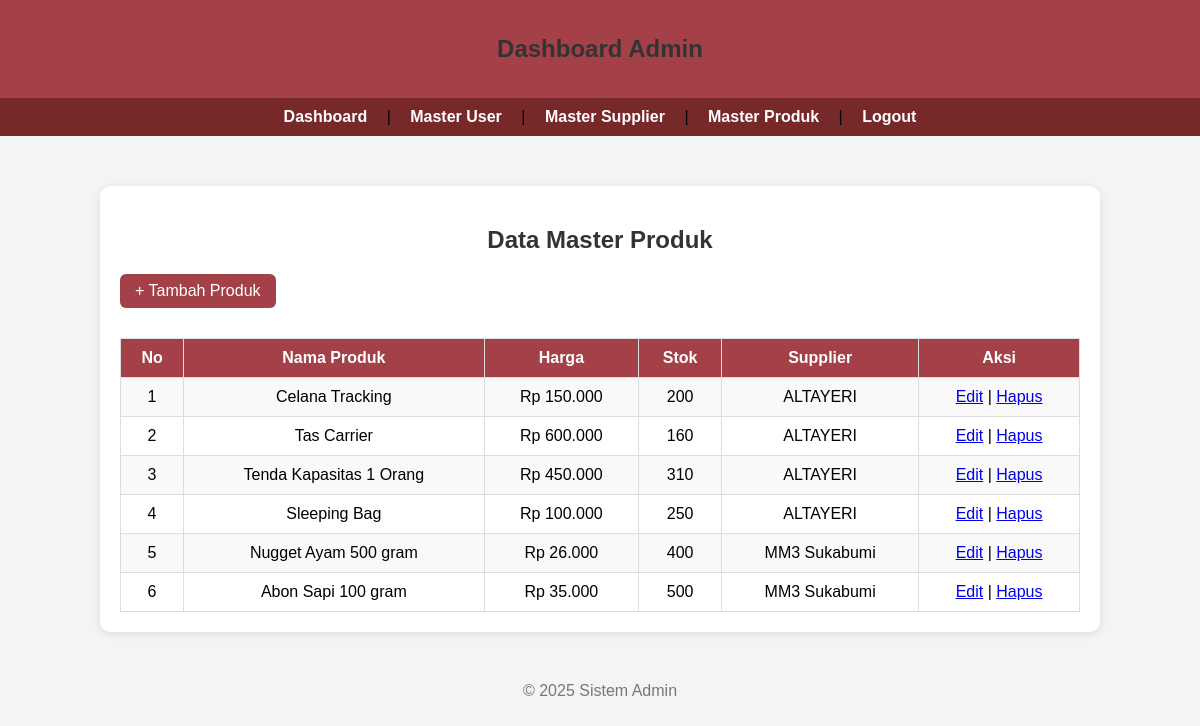
/master_product.php (signed in), run on the app's committed database.
### tables this page shows
CREATE TABLE `product` (
  `id` int(11) NOT NULL,
  `nama_product` varchar(100) NOT NULL,
  `harga` decimal(10,2) NOT NULL,
  `stok` int(11) NOT NULL,
  `id_supplier` int(11) DEFAULT NULL
);

CREATE TABLE `supplier` (
  `id` int(11) NOT NULL,
  `nama_supplier` varchar(100) NOT NULL,
  `alamat` text DEFAULT NULL,
  `telepon` varchar(20) DEFAULT NULL
);

### master_product.php (the view, shortened to what this page needs)
<?php
include 'koneksi.php';
?>
<!DOCTYPE html>
<html lang="id">
<head>
</head>
<body>
<header><h2>Dashboard Admin</h2></header>
<nav>
    <a href="admin_dashboard.php">Dashboard</a> |
    <a href="master_user.php">Master User</a> |
    <a href="master_supplier.php">Master Supplier</a> |
    <a href="master_product.php">Master Produk</a> |
    <a href="logout.php">Logout</a>
</nav>
<main>
    <h2>Data Master Produk</h2>
    <a href="tambah_product.php" class="add-btn">+ Tambah Produk</a>
    <table>
        <tr>
            <th>No</th>
            <th>Nama Produk</th>
            <th>Harga</th>
            <th>Stok</th>
            <th>Supplier</th>
            <th>Aksi</th>
        </tr>
        <?php
        $query = mysqli_query($conn, "SELECT p.*, s.nama_supplier
                                      FROM product p
                                      LEFT JOIN supplier s ON p.id_supplier = s.id
                                      ORDER BY p.id ASC");
        $no = 1;
        if (mysqli_num_rows($query) > 0) {
            while ($row = mysqli_fetch_assoc($query)) {
                echo "<tr>
                        <td>{$no}</td>
                        <td>{$row['nama_product']}</td>
                        <td>Rp " . number_format($row['harga'], 0, ',', '.') . "</td>
                        <td>{$row['stok']}</td>
                        <td>" . ($row['nama_supplier'] ?? '-') . "</td>
                        <td>
                            <a href='edit_product.php?id={$row['id']}'>Edit</a> |
                            <a href='hapus_product.php?id={$row['id']}' onclick='return confirm(\"Yakin ingin menghapus?\")'>Hapus</a>
                        </td>
                      </tr>";
                $no++;
            }
        } else {
            echo "<tr><td colspan='6'>Belum ada data produk.</td></tr>";
        }
        ?>
    </table>
</main>
<footer style="text-align:center;margin-top:40px;color:#777;">
    <p>&copy; <?= date("Y"); ?> Sistem Admin</p>
</footer>
</body>
</html>

### master_product.php (style rules this page uses)
body { font-family: Arial; background-color: #f3f4f6; margin: 0; padding: 0; }
header { background-color: #a34048; color: white; padding: 15px 0; text-align: center; }
nav { background-color: #772929; padding: 10px; text-align: center; }
nav a { color: white; margin: 0 15px; text-decoration: none; font-weight: bold; }
main { margin: 50px auto; width: 80%; background: white; border-radius: 10px; padding: 20px; box-shadow: 0 2px 8px rgba(0,0,0,0.1); }
h2 { text-align: center; color: #333; }
table { width: 100%; border-collapse: collapse; margin-top: 15px; }
th, td { border: 1px solid #ddd; padding: 10px; text-align: center; }
th { background-color: #a34048; color: white; }
tr:nth-child(even) { background-color: #f9f9f9; }
.add-btn { display: inline-block; background-color: #a34048; color: white; padding: 8px 15px; border-radius: 6px; text-decoration: none; margin-bottom: 15px; }

### data on the page
product: nama_product "Celana Tracking", harga "150.000", stok "200", id_supplier.nama_supplier "ALTAYERI"
product: nama_product "Tas Carrier", harga "600.000", stok "160", id_supplier.nama_supplier "ALTAYERI"
product: nama_product "Tenda Kapasitas 1 Orang", harga "450.000", stok "310", id_supplier.nama_supplier "ALTAYERI"
product: nama_product "Sleeping Bag", harga "100.000", stok "250", id_supplier.nama_supplier "ALTAYERI"
product: nama_product "Nugget Ayam 500 gram", harga "26.000", stok "400", id_supplier.nama_supplier "MM3 Sukabumi"
product: nama_product "Abon Sapi 100 gram", harga "35.000", stok "500", id_supplier.nama_supplier "MM3 Sukabumi"
